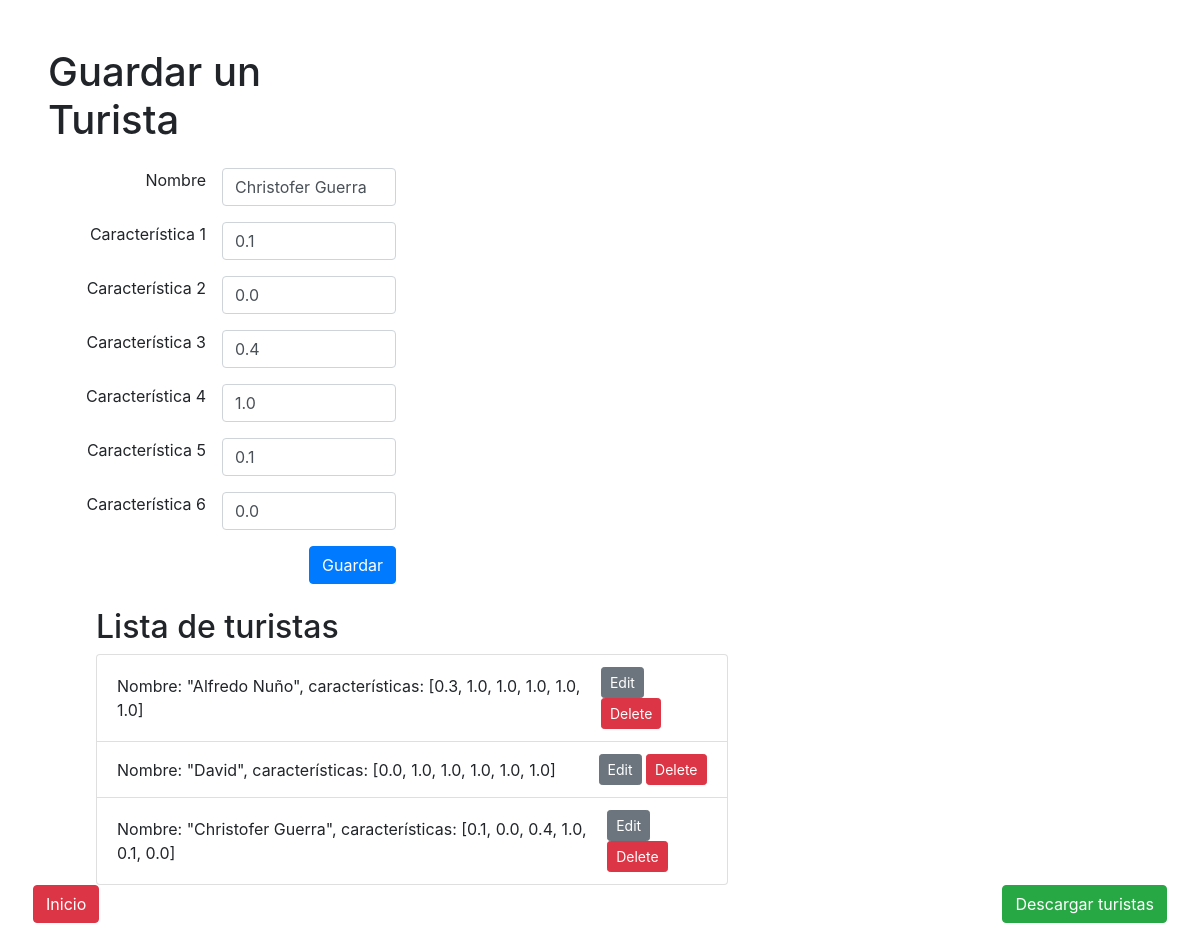
The page /create_tourist/4/ on the database its author committed.
### myapp/models.py (models this page shows, shortened)
class Tourist(models.Model):
    name = models.CharField(unique=True, max_length=50)
    characteristics = models.JSONField(default=list)

### myapp/views.py (the view)
# urls.py: path('create_tourist/', views.create_tourist, name='create_tourist'),
def create_tourist(request, tourist_id=None):
    if tourist_id:
        tourist = get_object_or_404(Tourist, id=tourist_id)
    else:
        tourist = None
    if request.method == 'POST':
        form = TouristForm(request.POST, instance=tourist)
        if form.is_valid():
            form.save()
            return JsonResponse({'success': True})
        else:
            return JsonResponse({'success': False, 'errors': form.errors})
    else:
        form = TouristForm(instance=tourist)
    tourists = Tourist.objects.all()
    return render(request, 'create_tourist.html', {'form': form, 'tourists': tourists, 'tourist': tourist})

### myapp/templates/create_tourist.html (shortened to what this page needs)
<!DOCTYPE html>
<html>
<head>
    <link href="https://stackpath.bootstrapcdn.com/bootstrap/4.5.2/css/bootstrap.min.css" rel="stylesheet">
    {% load widget_tweaks %}
</head>
<body class="m-5">
    <div class="row">
        <div class="col-md-4 mr-5">
            <h1 class="mb-4">Guardar un Turista</h1>
            <form method="post" action="{% if tourist %}{% url 'edit_tourist' tourist.id %}{% else %}{% url 'create_tourist' %}{% endif %}" onsubmit="handleFormSubmit(event)" class="mb-4 text-right">
                <div class="form-group d-flex justify-content-end">
                    <label class="mr-3" for="id_name">Nombre</label>
                    {{ form.name|add_class:"form-control w-50" }}
                </div>
                <div class="form-group d-flex justify-content-end">
                    <label class="mr-3" for="id_characteristic_1">Característica 1</label>
                    {{ form.characteristic_1|add_class:"form-control w-50" }}
                </div>
                <div class="form-group d-flex justify-content-end">
                    <label class="mr-3" for="id_characteristic_2">Característica 2</label>
                    {{ form.characteristic_2|add_class:"form-control w-50" }}
                </div>
                <div class="form-group d-flex justify-content-end">
                    <label class="mr-3" for="id_characteristic_3">Característica 3</label>
                    {{ form.characteristic_3|add_class:"form-control w-50" }}
                </div>
                <div class="form-group d-flex justify-content-end">
                    <label class="mr-3" for="id_characteristic_4">Característica 4</label>
                    {{ form.characteristic_4|add_class:"form-control w-50" }}
                </div>
                <div class="form-group d-flex justify-content-end">
                    <label class="mr-3" for="id_characteristic_5">Característica 5</label>
                    {{ form.characteristic_5|add_class:"form-control w-50" }}
                </div>
                <div class="form-group d-flex justify-content-end">
                    <label class="mr-3" for="id_characteristic_6">Característica 6</label>
                    {{ form.characteristic_6|add_class:"form-control w-50" }}
                </div>
                <button type="submit" class="btn btn-primary">Guardar</button>
            </form>
        </div>
        <div class="col-md-7 ml-5">
            <h2>Lista de turistas</h2>
            <ul class="list-group">
                {% for tourist in tourists %}
                    <li class="list-group-item d-flex justify-content-between align-items-center">
                        Nombre: "{{ tourist.name }}", características: {{ tourist.characteristics }}
                        <span>
                            <a href="{% url 'edit_tourist' tourist.id %}" class="btn btn-secondary btn-sm">Edit</a>
                            <a href="#" onclick="handleDelete(event, {{ tourist.id }})" class="btn btn-danger btn-sm">Delete</a>
                        </span>
                    </li>
                {% endfor %}
            </ul>
        </div>
        <div class="d-flex justify-content-between w-100">
            <button class="btn btn-danger" onclick="window.location.href='http://127.0.0.1:8000/'">Inicio</button>
            <button class="btn btn-success" onclick="saveTourists()">Descargar turistas</button>
        </div>
    </div>
</body>
</html>

### rows shown on the page
Tourist: name "Christofer Guerra", characteristics "[0.1, 0.0, 0.4, 1.0, 0.1, 0.0]"
Tourist: name "Alfredo Nuño", characteristics "[0.3, 1.0, 1.0, 1.0, 1.0, 1.0]"
Tourist: name "David", characteristics "[0.0, 1.0, 1.0, 1.0, 1.0, 1.0]"
